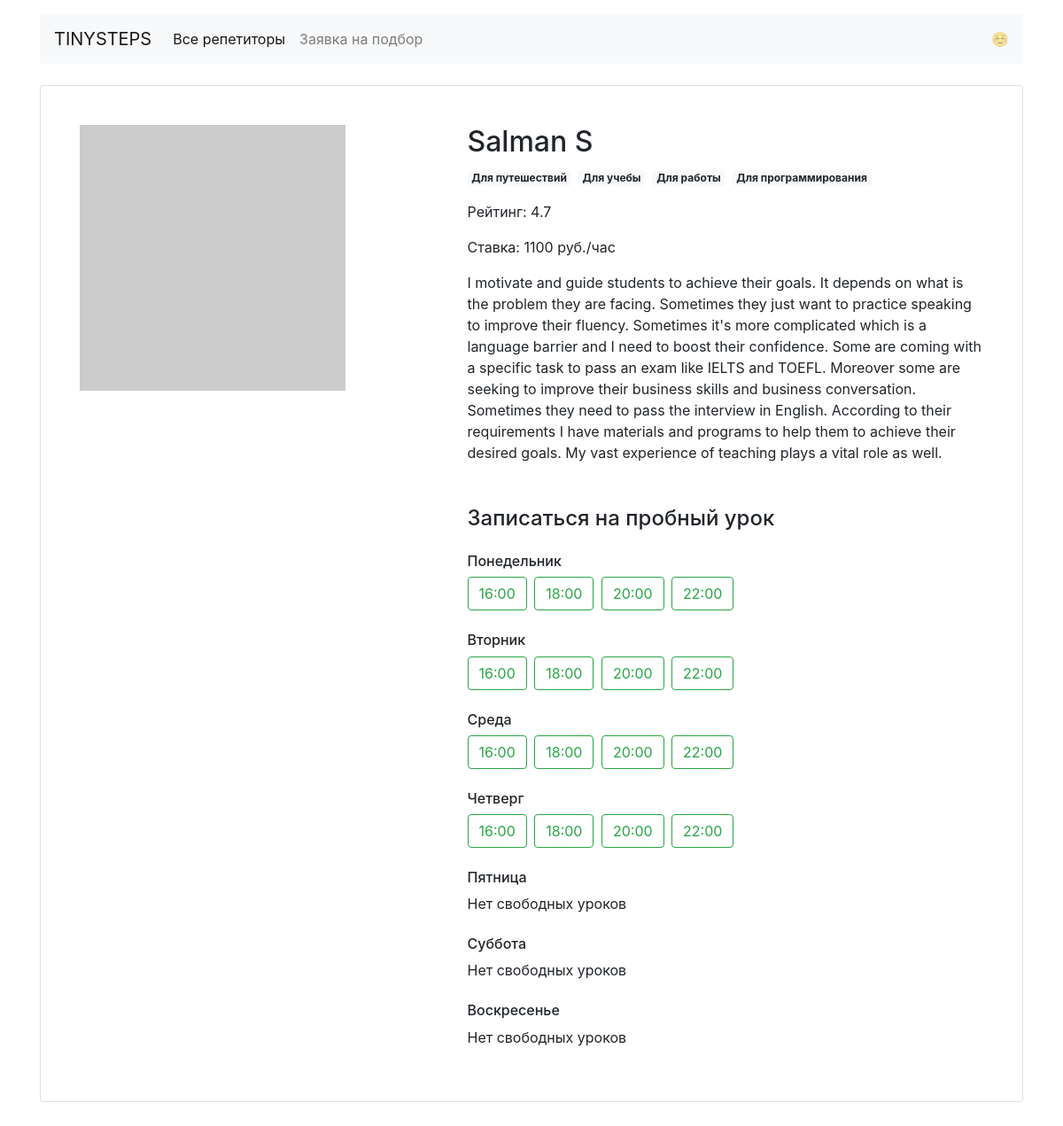
The app's page /profiles/11 with its own data.
### models.py (models this page shows)
class Teacher(db.Model):
    __tablename__ = "teachers"
    id = db.Column(db.Integer, primary_key=True)
    name = db.Column(db.String(), nullable=False)
    about = db.Column(db.Text())
    picture = db.Column(db.String(50), unique=True)
    rating = db.Column(db.Float)
    price = db.Column(db.Integer, nullable=False)
    schedule = db.Column(JSON)
    goals = db.relationship('Goal', secondary=goals_teachers, back_populates="teachers")  # many to many
    booking = db.relationship('Booking', back_populates="teacher")

class Goal(db.Model):
    __tablename__ = "goals"
    id = db.Column(db.Integer, primary_key=True)
    name = db.Column(db.String(15), nullable=False, unique=True)
    icon = db.Column(db.String(40), nullable=False, unique=True)
    teachers = db.relationship('Teacher', secondary=goals_teachers, back_populates="goals")
    request = db.relationship('Request')  # у одной цели м.б. много заявок

### views.py (the view)
@app.route('/profiles/<int:id>')
def show_profile(id):
    teacher = Teacher.query.get_or_404(id)
    return render_template("profile.html", teacher=teacher, days=days)

### templates/profile.html
{% extends 'base.html' %}
    {% block container %}
    <div class="card my-4 mx-auto">
      <div class="card-body m-2 m-md-4">
        <article class="row">
          <div class="col-5"><img src="{{ teacher.picture }}" class="img-fluid" alt=""></div>
          <div class="col-7">
            <section class="teacher=info">
              <h1 class="h2">{{ teacher.name }}</h1>
              <p>{% for goal in teacher.goals %}<a class="badge badge-light mr-2" href="{{ url_for('show_goal', goal_id=goal.id) }}">{{ goal.name }}</a>{% endfor %}
              <p>Рейтинг: {{ teacher.rating }}</p>
              <p>Ставка: {{ teacher.price }} руб./час</p>
              <p>{{ teacher.about }}</p>
            </section>
            <section class="available">
              <h4 class="mb-4 mt-5">Записаться на пробный урок</h4>
              {% for name_day, day in teacher.schedule.items() %}
              <h6 class="mt-4">{{ days[name_day] }}</h6>
                {% if True not in day.values() %}
                <p>Нет свободных уроков</p>
                {% else %}
                  {% for time, boolean in day.items() %}
                    {% if boolean==True %}<a href="{{ url_for('book_form', id=teacher.id, day=name_day, time=time) }}" class="btn btn-outline-success mr-1">{{ time }}</a>{% endif %}
                  {% endfor %}
                {% endif %}
              {% endfor %}
            </section>
          </div>
        </article>
      </div>
    </div>
  {% endblock %}

### records on screen
Teacher: name "Salman S", rating "4.7", price "1100", about "I motivate and guide students to achieve their goals. It depends on what is the problem they are facing. Sometimes they just want to practice speaking to improve their fluency. Sometimes it's more complicated which is a language barrier and I need to boost their confidence. Some are coming with a specific task to pass an exam like IELTS and TOEFL. Moreover some are seeking to improve their business skills and business conversation. Sometimes they need to pass the interview in English. According to their requirements I have materials and programs to help them to achieve their desired goals. My vast experience of teaching plays a vital role as well."
Goal: name "Для путешествий"
Goal: name "Для учебы"
Goal: name "Для работы"
Goal: name "Для программирования"

### other values on screen
{{ days[name_day] }} "Понедельник" "Вторник" "Среда" "Четверг" "Пятница" "Суббота" "Воскресенье"
{{ time }} "16:00" "18:00" "20:00" "22:00" "16:00" "18:00" "20:00" "22:00" "16:00" "18:00" "20:00" "22:00" "16:00" "18:00" "20:00" "22:00"
